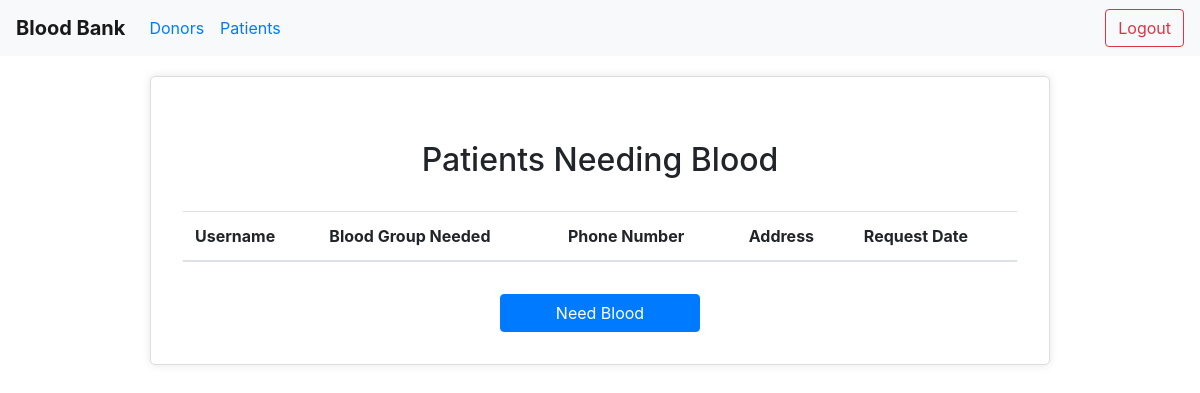
/donor/patients/ (signed in), run on an earlier commit of the app's database.
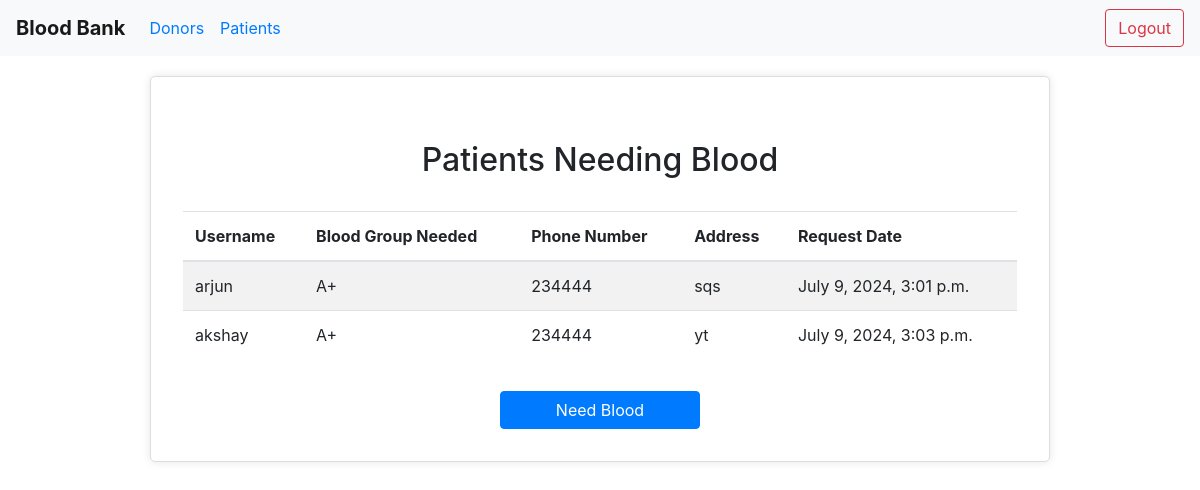
And on a later commit of the database.
### donors/models.py (models this page shows, shortened)
class Patient(models.Model):
    name = models.CharField(max_length=100, default='')
    blood_group_needed = models.CharField(max_length=3, choices=BLOOD_GROUP_CHOICES)
    phone_number = models.CharField(max_length=15, default='')
    address = models.CharField(max_length=15, default='')
    request_date = models.DateTimeField(auto_now_add=True)

### donors/views.py (the view)
# urls.py: path('patients/', PatientListView.as_view(), name='patient_list'),
class PatientListView(LoginRequiredMixin, ListView):
    model = Patient
    template_name = 'patient/patient_list.html'
    context_object_name = 'patients'

### templates/patient/patient_list.html (shortened to what this page needs)
{% extends 'base.html' %}
{% block content %}
<div class="container content-container">
    <h2>Patients Needing Blood</h2>
    <table class="table table-striped">
        <thead>
            <tr>
                <th>Username</th>
                <th>Blood Group Needed</th>
                <th>Phone Number</th>
                <th>Address</th>
                <th>Request Date</th>
            </tr>
        </thead>
        <tbody>
            {% for patient in patients %}
            <tr>
                <td>{{ patient.name }}</td>
                <td>{{ patient.blood_group_needed }}</td>
                <td>{{ patient.phone_number }}</td>
                <td>{{ patient.address }}</td>
                <td>{{ patient.request_date }}</td>
            </tr>
            {% endfor %}
        </tbody>
    </table>
    <a href="{% url 'patient_create' %}" class="btn btn-primary">Need Blood</a>
</div>
{% endblock %}

What changed in the data, as far as the page shows it:
added Patient: name "arjun", blood_group_needed "A+", phone_number "234444", address "sqs", request_date "July 9, 2024, 3:01 p.m."
added Patient: name "akshay", blood_group_needed "A+", phone_number "234444", address "yt", request_date "July 9, 2024, 3:03 p.m."
